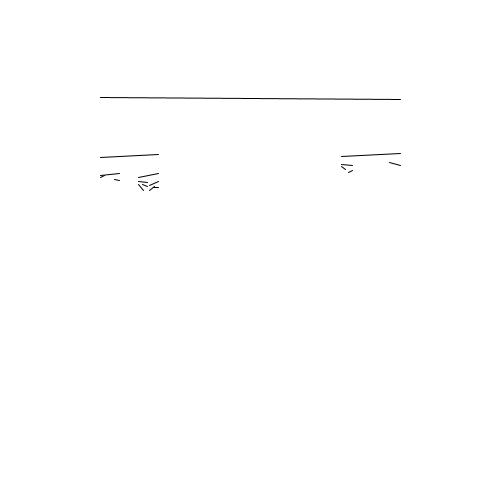
Frame 1 (no input)
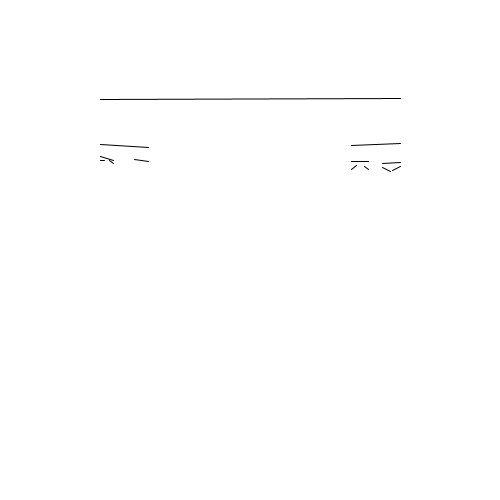
Frame 60 (the mouse pressed at the canvas centre just before this capture)
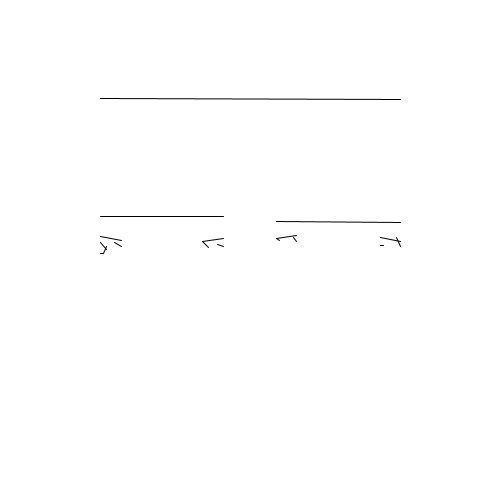
Frame 120 (the mouse held since frame 60 and released just before this capture)

The Processing sketch that drew these frames (run headless with seeded random() and noise(); from frame 60 on, the mouse is pressed at the canvas centre):

// Processing sketch: cantorPijany
// ── cantorPijany.pde
void setup() {
  size(500, 500);
  noFill();
  frameRate(5);
  background(255);
 // stroke(0, 30);
}

void draw() {
  background(255);
  cantor(100, 400, 100);
}

void cantor(float poczatek, float koniec, float y) {
  if(koniec - poczatek >= 3) { 
    float d = (koniec - poczatek)/random(1.7, 7);
    line(poczatek, y*random(0.96,1) , koniec, y*random(0.96,1));
    cantor(poczatek, poczatek + d, y + d);
    cantor(koniec - d, koniec, y + d);
  }
}
